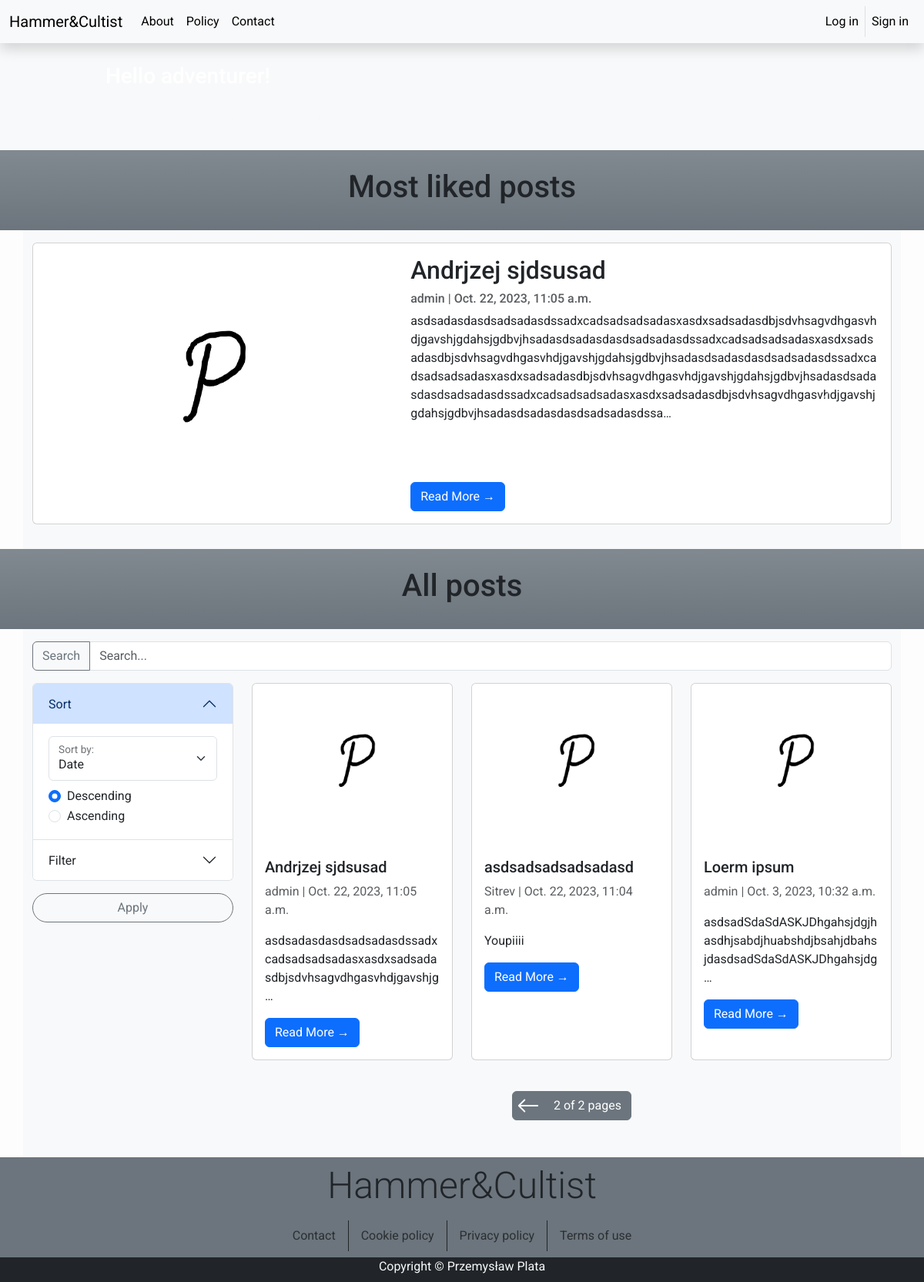
The page /blog/page/2 on the database its author committed.
### blog/models.py (models this page shows, shortened)
class Post(models.Model):
    title = models.CharField(max_length=200, unique=True)
    slug = models.SlugField(max_length=200, unique=True)
    author = models.ForeignKey(User, on_delete=models.CASCADE, related_name="blog_posts")
    updated_on = models.DateTimeField(auto_now=True)
    image = models.ImageField(upload_to='media/featured_image/%Y/%m/%d/', default=GLOBAL_CONSTANTS["DEFAULT_THUMBNAIL_PATH"])
    content = models.TextField()
    likes = models.IntegerField(default=0)
    created_on = models.DateTimeField(auto_now_add=True)
    status = models.IntegerField(choices=STATUS, default=0)
    class Meta:
        verbose_name = ("Post")
        verbose_name_plural = ("Posts")
        ordering = ['-created_on']

### blog/views.py (the view, shortened to what this page needs)
# urls.py: path("", views.PostList.as_view(), name="home"),
class PostList(generic.ListView):
    queryset = Post.objects.filter(status=1).order_by("-likes")[:3]
    template_name = "blog/index.html"
    def get(self, request: HttpRequest, *args: Any, **kwargs: Any) -> HttpResponse:
        queryset = self.get_queryset()
        context = self.get_context_data(object_list=queryset)
        page_number = 1
        if "number" in kwargs:
            page_number = kwargs.get("number")
        tags = Tag.objects.all().values().order_by("name")
        context.update({"tag_list": tags})
        post_list = Post.objects.filter(status=1)
        req = request.GET
        num_of_pages = math.ceil(len(post_list) / 6)
        context.update(
            {
                "search_post_list": post_list[(page_number - 1) * 6 : page_number * 6],
                "next_page": page_number + 1,
                "previous_page": page_number - 1,
                "active_page": page_number,
                "last_page": num_of_pages,
            }
        )
        if "no-refresh" in req:
            return render(request, "blog/all_posts.html", context=context)
        return render(request, self.template_name, context=context)

### templates/blog/index.html (shortened to what this page needs)
{% extends "base.html" %}
{% block content %}
<header class="masthead bg-light">
    <div class="container">
        <div class="row">
            <div class="col-md-8 col-md-10 mx-auto">
                <div class="site-heading">
                    <h3 class="site-heading my-4 mt-3 text-white"> Hello adventurer! </h3>
                    <p class="text-light">Come here, take a seat near campfire and tell us about your story&hellip;
                    </p>
                </div>
            </div>
        </div>
    </div>
</header>
<div class="section">
    <div class="row mx-0">
        <div class="col-12 bg-secondary bg-gradient text-center py-4">
            <h1>Most liked posts</h1>
        </div>
    </div>
</div>
<div class="container bg-light">
    <div class="row pt-3 justify-content-center">
        <div class="col mb-3">
            <div id="mostLikedPosts" class="carousel slide h-100" data-bs-ride="carousel">
                <div class="carousel-inner">
                {% for post in post_list %}
                  <div class="carousel-item{% if forloop.counter0 == 0 %} active{% endif %}" data-bs-interval="2000">
                    <div class="card mb-3 shadow-none h-100">
                        <div class="d-lg-block d-none">
                            <div class="row">
                                <div class="col-5">
                                    <img src="{{ post.image.url }}" class="img-fluid rounded-start" alt="Thumbnail">
                                </div>
                                <div class="col-7">
                                    <div class="d-flex flex-row flex-wrap h-100">
                                        <div class="card-body w-100 h-75">
                                            <h2 class="card-title">{{ post.title }}</h2>
                                            <p class="card-text text-muted h6">{{ post.author }} | {{ post.created_on}} </p>
                                            <p class="card-text">{{post.content|slice:":400" }}{% if post.content|length > 399 %}&hellip;{% endif %}</p>
                                        </div>
                                        <a href="{% url 'post-detail' post.slug  %}" class="btn btn-primary align-self-end m-3">Read More &rarr;</a>
                                    </div>
                                </div>
                            </div>
                        </div>
                    </div>
                  </div>
                  {% endfor %}
                </div>
                <button class="carousel-control-prev" type="button" data-bs-target="#mostLikedPosts" data-bs-slide="prev">
                  <span class="carousel-control-prev-icon" aria-hidden="true"></span>
                </button>
                <button class="carousel-control-next" type="button" data-bs-target="#mostLikedPosts" data-bs-slide="next">
                  <span class="carousel-control-next-icon" aria-hidden="true"></span>
                </button>
              </div>
        </div>
    </div>
</div>
<div class="section">
    <div class="row mx-0">
        <div class="col-12 bg-secondary bg-gradient text-center py-4">
            <h1>All posts</h1>
        </div>
    </div>
</div>
<div class="container bg-light">
    <form action="" method="get" enctype="application/x-www-form-urlencoded" id="sortForm">
        <div class="row justify-content-center">
            <div class="col-12">
                <div class="input-group my-3">
                    <button class="btn btn-outline-secondary" onclick="filterPosts()" type="button" id="search-button">Search</button>
                    <input type="text" class="form-control" placeholder="Search..." id="search-bar" name="search">
                </div>
            </div>
            <div class="col-3 col-lg-3 mb-3">
                <div class="accordion" id="sortAccordion">
                    <div class="accordion-item">
                        <h2 class="accordion-header">
                        <button class="accordion-button" type="button" data-bs-toggle="collapse" data-bs-target="#collapseOne" aria-expanded="true" aria-controls="collapseOne">
                            Sort
                        </button>
                        </h2>
                    <div id="collapseOne" class="accordion-collapse collapse show" data-bs-parent="#sortAccordion">
                        <div class="accordion-body">
                            <div class="form-floating mb-2">
                                <select class="form-select" name="sort" id="sort" aria-label="Floating select">
                                    <option value="date">Date</option>
                                </select>
                                <label for="sort">Sort by:</label>
                            </div>
                            <div class="form-check">
                                <input class="form-check-input" type="radio" name="order" value="desc" id="flexRadioDefault1" checked>
                                <label class="form-check-label" for="order">
                                    Descending
                                </label>
                            </div>
                            <div class="form-check">
                                <input class="form-check-input" type="radio" name="order" value="asc" id="flexRadioDefault2">
                                <label class="form-check-label" for="order">
                                    Ascending
                                </label>
                            </div>
                        </div>
                        </div>
                    </div>
                    <div class="accordion-item">
                        <h2 class="accordion-header">
                            <button class="accordion-button collapsed" type="button" data-bs-toggle="collapse" data-bs-target="#collapseTwo" aria-expanded="false" aria-controls="collapseTwo">
                            Filter
                            </button>
                        </h2>
                    </div>
                </div>
                <button class="btn btn-outline-secondary rounded-pill w-100 mt-3" type="button" onclick="filterPosts()" id="apply-button">Apply</button>
            </div>
            <div class="col-9 col-lg-9 position-rel">
                <section class="all-posts">
                    {% include 'blog/all_posts.html' %}
                </section>
                <section class="page-controller">
                    {% include 'blog/page_controller.html' %}
                </section>
            </div>
        </div>
    </form>
</div>
{% load static %}
{%endblock content %}

### templates/blog/all_posts.html (shortened to what this page needs)
<div class="row row-cols-1 row-cols-sm-2 row-cols-lg-3 g-4">
    {% for post in search_post_list %}
    <div class="col pb-3">
        <div class="card shadow-none h-100">
            <div class="row g-0">
                <div class="d-flex col-12 align-items-center">
                    <img src="{{ post.image.url }}" class="img-fluid rounded-top" alt="Thumbnail">
                </div>
            </div>
            <div class="row g-0">
                <div class="col-12">
                    <div class="card-body d-flex flex-column h-100">
                        <h2 class="card-title fs-5">{{ post.title }}</h2>
                        <p class="card-text text-muted">{{ post.author }} | {{ post.created_on}} </p>
                        <p class="card-text">{{post.content|slice:":80" }}{% if post.content|length > 79 %}&hellip;{% endif %}</p>
                        <a href="{% url 'post-detail' post.slug  %}" class="btn btn-primary align-self-baseline">Read More &rarr;</a>
                    </div>
                </div>
            </div>
        </div>
    </div>
    {% endfor %}
</div>

### static/css/main-style.css (style rules this page uses)
body { font-family: "Roboto", sans-serif; background-color: #fdfdfd; }
.masthead { background: #3398E1; height: auto; padding-bottom: 15px; box-shadow: 0 16px 48px #E3E7EB; padding-top: 10px; }
.position-rel { position: relative; }

### rows shown on the page
Post: image (picture), title "Andrjzej sjdsusad", author "admin", created_on "Oct. 22, 2023, 11:05 a.m.", content "asdsadasdasdsadsadasdssadxcadsadsadsadasxasdxsadsadasdbjsdvhsagvdhgasvhdjgavshjgdahsjgdbvjhsadasdsadasdasdsadsadasdssadxcadsadsadsadasxasdxsadsadasdbjsdvhsagvdhgasvhdjgavshjgdahsjgdbvjhsadasdsadasdasdsadsadasdssadxcadsadsadsadasxasdxsadsadasdbjsdvhsagvdhgasvhdjgavshjgdahsjgdbvjhsadasdsadasdasdsadsadasdssadxcadsadsadsadasxasdxsadsadasdbjsdvhsagvdhgasvhdjgavshjgdahsjgdbvjhsadasdsadasdasdsadsadasdssa", content "asdsadasdasdsadsadasdssadxcadsadsadsadasxasdxsadsadasdbjsdvhsagvdhgasvhdjgavshjg"
Post: image (picture), title "asdsadsadsadsadasd", author "Sitrev", created_on "Oct. 22, 2023, 11:04 a.m.", content "Youpiiii"
Post: image (picture), title "Loerm ipsum", author "admin", created_on "Oct. 3, 2023, 10:32 a.m.", content "asdsadSdaSdASKJDhgahsjdgjhasdhjsabdjhuabshdjbsahjdbahsjdasdsadSdaSdASKJDhgahsjdg"

### other values the page prints
{{ active_page }} "2"
{{ last_page }} "2"
